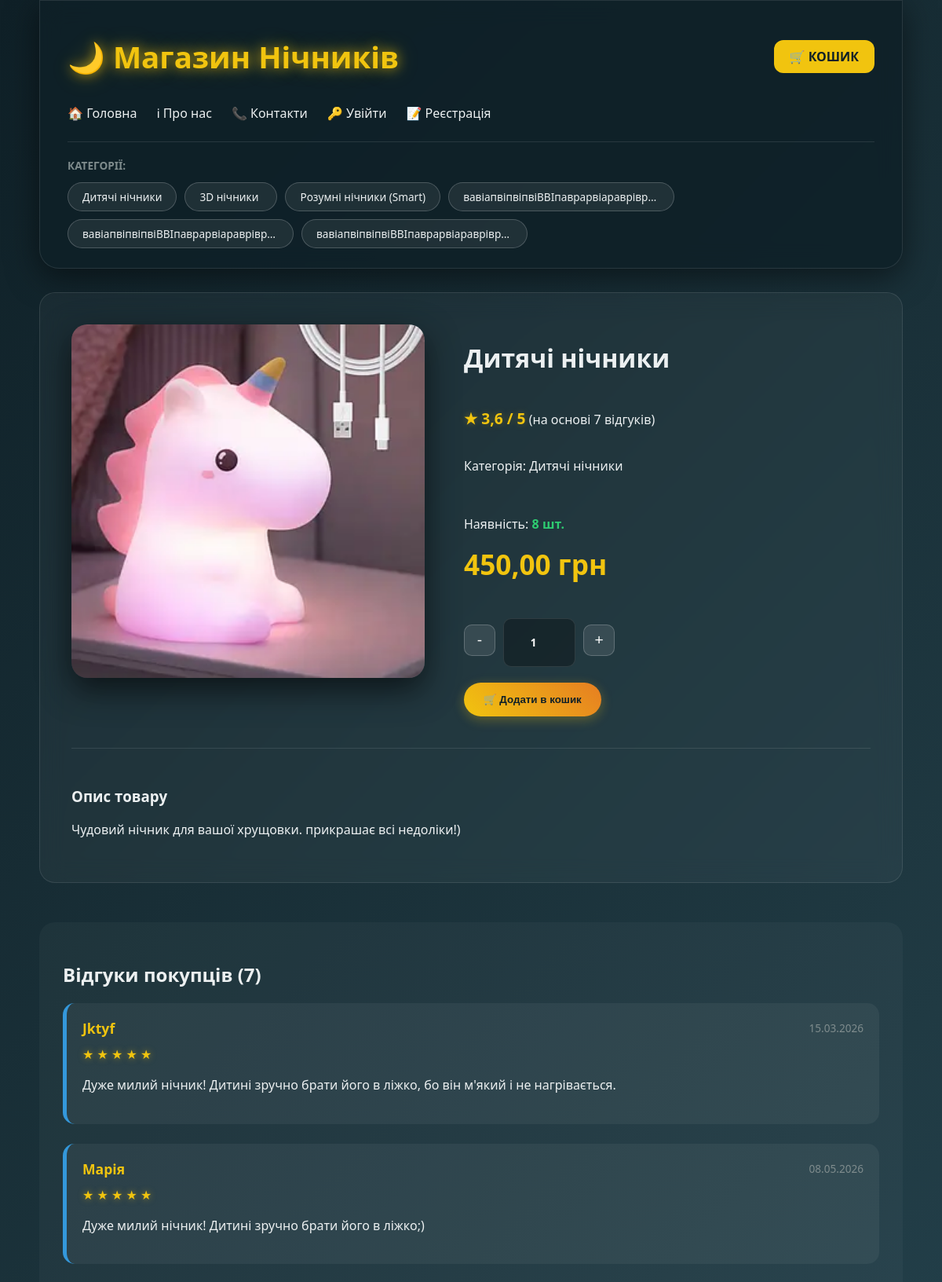
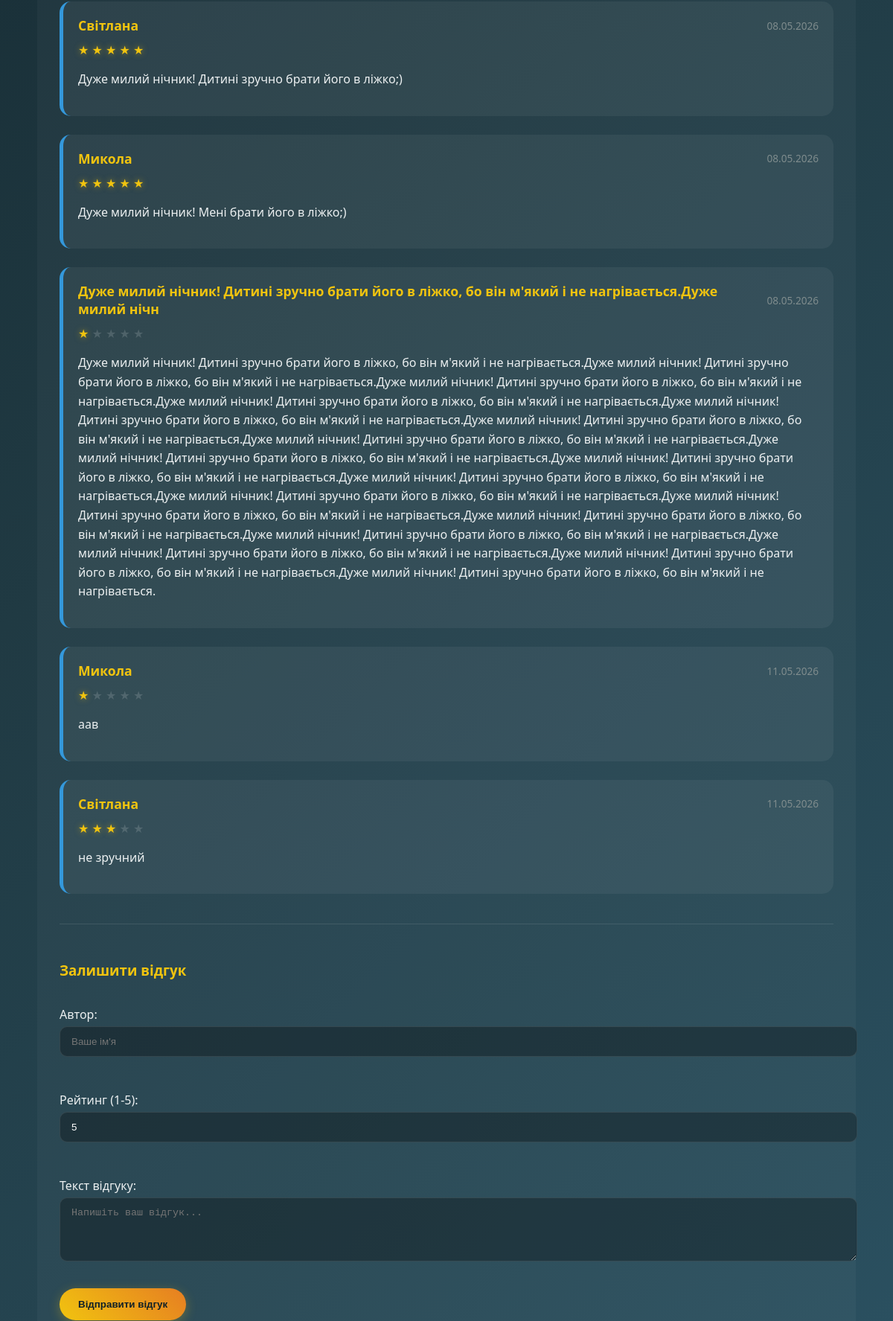
/product/1/ (upper part), run on the app's committed database (2 pictures, top to bottom).
### mainapp/models.py (models this page shows, shortened)
class Category(models.Model):
    name = models.CharField(max_length=100, verbose_name="Назва категорії")
    created_at = models.DateTimeField(auto_now_add=True, verbose_name="Створено о")
    updated_at = models.DateTimeField(auto_now=True, verbose_name="Оновлено о")
    class Meta:
        verbose_name = "Категорія"
        verbose_name_plural = "Категорії"

class Product(models.Model):
    name = models.CharField(max_length=200) # Перевір, чи є цей рядок
    category = models.ForeignKey(Category, on_delete=models.CASCADE, related_name='products')
    description = models.TextField()
    price = models.DecimalField(max_digits=10, decimal_places=2)
    image = models.ImageField(upload_to='products/', blank=True, null=True)
    stock = models.PositiveIntegerField(default=10) # Те, що ми додавали
    created_at = models.DateTimeField(auto_now_add=True) # Перевір наявність
    updated_at = models.DateTimeField(auto_now=True)   # Перевір наявність
    description = models.TextField(verbose_name="Опис товару", blank=True, null=True)
    image = models.ImageField(upload_to='products/', blank=True, null=True, verbose_name="Фотографія")
    created_at = models.DateTimeField(auto_now_add=True, verbose_name="Створено о")
    updated_at = models.DateTimeField(auto_now=True, verbose_name="Оновлено о")
    class Meta:
        verbose_name = "Товар"
        verbose_name_plural = "Товари"

class Review(models.Model):
    product = models.ForeignKey(Product, on_delete=models.CASCADE, related_name='reviews', verbose_name="Товар")
    author = models.CharField(max_length=100, verbose_name="Автор")
    text = models.TextField(verbose_name="Текст відгуку")
    rating = models.PositiveIntegerField(default=5, verbose_name="Рейтинг (1-5)")
    created_at = models.DateTimeField(auto_now_add=True, verbose_name="Створено о")
    updated_at = models.DateTimeField(auto_now=True, verbose_name="Оновлено о")
    class Meta:
        verbose_name = "Відгук"
        verbose_name_plural = "Відгуки"

### mainapp/views.py (the view)
# urls.py: path('product/<int:product_id>/', views.product_view, name='product'),
def product_view(request, product_id):
    categories = Category.objects.all()
    product = get_object_or_404(Product, id=product_id)
    avg_rating = product.reviews.aggregate(Avg('rating'))['rating__avg']
    avg_rating = round(avg_rating, 1) if avg_rating else 0
    if request.method == 'POST':
        form = ReviewForm(request.POST)
        if form.is_valid():
            new_review = form.save(commit=False)
            new_review.product = product
            new_review.author = request.user.username if request.user.is_authenticated else form.cleaned_data.get(
                'author', 'Анонім')
            new_review.save()
            return redirect(request.path)
    else:
        form = ReviewForm()
    return render(request, 'product.html',
                  {'title': product.name, 'categories': categories, 'product': product, 'is_product': True,
                   'avg_rating': avg_rating, 'form': form})

### mainapp/forms.py
class ReviewForm(forms.ModelForm):
    class Meta:
        model = Review
        fields = ['author', 'rating', 'text']
        widgets = {
            'author': forms.TextInput(attrs={'class': 'form-control', 'placeholder': "Ваше ім'я"}),
            'rating': forms.NumberInput(attrs={'class': 'form-control', 'min': 1, 'max': 5, 'value': 5}),
            'text': forms.Textarea(attrs={'class': 'form-control', 'rows': 4, 'placeholder': 'Напишіть ваш відгук...'}),
        }

### mainapp/context_processors.py (called while the page is built)
def cart_total(request):
    total_quantity = 0
    if request.session.session_key:
        order = Order.objects.filter(session_key=request.session.session_key, is_completed=False).first()
        if order:
            total_quantity = sum(item.quantity for item in order.items.all())
    return {'cart_total_quantity': total_quantity}

def categories_processor(request):
    return {'categories': Category.objects.all()}

### templates/product.html (shortened to what this page needs)
{% extends 'base.html' %}
{% block content %}
<div class="product-detail-card">
    <div class="product-top-row">
        <div class="product-detail-image">
            {% if product.image %}
                <img src="{{ product.image.url }}" alt="{{ product.name }}">
            {% else %}
                <div class="no-image-placeholder">Немає фото</div>
            {% endif %}
        </div>
        <div class="product-detail-info">
            <h1 class="detail-title">{{ product.name }}</h1>
            <div class="rating-summary">
                <span class="star-rating">★ {{ avg_rating|default:"0" }} / 5</span>
                <span class="reviews-count">(на основі {{ product.reviews.count }} відгуків)</span>
            </div>
            <p class="detail-category">Категорія: <span>{{ product.category.name }}</span></p>
            <div style="margin-bottom: 20px;">
                <p class="stock-info">
                    Наявність:
                    <strong style="color: {% if product.stock > 0 %}#2ecc71{% else %}#e74c3c{% endif %};">
                        {% if product.stock > 0 %}{{ product.stock }} шт.{% else %}Немає в наявності{% endif %}
                    </strong>
                </p>
                <div class="detail-price-box">
                    <span class="price-value">{{ product.price }} грн</span>
                </div>
            </div>
            {% if product.stock > 0 %}
            <form action="{% url 'add_to_cart' product.id %}" method="POST" class="add-to-cart-form">
                <div class="quantity-selector" style="display: flex; align-items: center; gap: 10px; margin-bottom: 20px;">
                    <button type="button" onclick="changeQty(-1)" style="width: 40px; height: 40px; border-radius: 10px; background: rgba(255,255,255,0.1); color: white; border: 1px solid rgba(255,255,255,0.2); cursor: pointer;">-</button>
                    <input type="number" name="quantity" id="product-qty" value="1" min="1" max="{{ product.stock }}" readonly
                           style="width: 60px; height: 40px; text-align: center; background: rgba(0,0,0,0.3); color: white; border: 1px solid rgba(255,255,255,0.1); border-radius: 10px; font-weight: bold;">
                    <button type="button" onclick="changeQty(1)" style="width: 40px; height: 40px; border-radius: 10px; background: rgba(255,255,255,0.1); color: white; border: 1px solid rgba(255,255,255,0.2); cursor: pointer;">+</button>
                </div>
                <button type="submit" class="cart-btn">🛒 Додати в кошик</button>
            </form>
            {% endif %}
        </div>
    </div>
    <div class="detail-description">
        <h3>Опис товару</h3>
        <p>{{ product.description }}</p>
    </div>
</div>
<div class="reviews-section">
    <h2>Відгуки покупців ({{ product.reviews.count }})</h2>
    {% for review in product.reviews.all %}
        <div class="review-item">
            <div class="review-header">
                <strong>{{ review.author }}</strong>
                <span class="review-date">{{ review.created_at|date:"d.m.Y" }}</span>
            </div>
            <div class="review-rating">
                {% for i in "12345" %}
                    <span class="star {% if i|add:0 <= review.rating %}filled{% endif %}">★</span>
                {% endfor %}
            </div>
            <p class="review-text">{{ review.text }}</p>
        </div>
    {% empty %}
        <p class="no-reviews">Будьте першим, хто залишить відгук! 🌙</p>
    {% endfor %}
    <div class="add-review-form" style="margin-top: 40px; padding-top: 30px; border-top: 1px solid rgba(255,255,255,0.1);">
        <h3 style="color: #f1c40f; margin-bottom: 20px;">Залишити відгук</h3>
        <form method="POST">
            <div style="display: flex; flex-direction: column; gap: 15px;">
                {{ form.as_p }}
                <button type="submit" class="cart-btn" style="width: fit-content;">Відправити відгук</button>
            </div>
        </form>
    </div>
</div>
{% endblock %}

### templates/base.html (shortened to what this page needs)
{% load static %}
<!DOCTYPE html>
<html lang="uk">
<head>
    <link rel="stylesheet" href="{% static 'css/style.css' %}">
</head>
<body>
    <div class="container">
        <header>
            <div class="header-top">
                <h2><a href="{% url 'home' %}" class="logo-link">🌙 Магазин Нічників</a></h2>
                <div class="header-right">
                  <a href="{% url 'cart' %}" class="cart-link-btn">
    🛒 КОШИК
</a>
                </div>
            </div>
            <nav class="main-nav">
                <a href="{% url 'home' %}">🏠 Головна</a>
                <a href="{% url 'info' %}">ℹ Про нас</a>
                <a href="{% url 'contacts' %}">📞 Контакти</a>
                {% if user.is_authenticated %}
        <a href="{% url 'profile' %}" style="color: #f1c40f;">👤 Кабінет ({{ user.username }})</a>
        <form action="{% url 'logout' %}" method="post" style="display:inline;">
            {% csrf_token %}
            <button type="submit" style="background:none; border:none; color: white; cursor: pointer; font-family: inherit; font-size: 16px;">🚪 Вийти</button>
        </form>
    {% else %}
        <a href="{% url 'login' %}">🔑 Увійти</a>
        <a href="{% url 'register' %}">📝 Реєстрація</a>
    {% endif %}
            </nav>
            <div class="menu-categories">
                <span>Категорії:</span>
                <div class="categories-list">
                    {% for cat in categories %}
                        <a href="{% url 'category' cat.id %}" class="category-pill">{{ cat.name }}</a>
                    {% endfor %}
                </div>
            </div>
        </header>
        <main>
            {% block content %}{% endblock %}
        </main>
    </div>
</body>
</html>

### data on the page
Category: name "Дитячі нічники"
Category: name "3D нічники"
Category: name "Розумні нічники (Smart)"
Category: name "вавіапвіпвіпвіВВІпаврарвіараврівр…"
Category: name "вавіапвіпвіпвіВВІпаврарвіараврівр…"
Category: name "вавіапвіпвіпвіВВІпаврарвіараврівр…"
Product: image (picture), name "Дитячі нічники", reviews.count "7", category.name "Дитячі нічники", stock "8", price "450,00", description "Чудовий нічник для вашої хрущовки. прикрашає всі недоліки!)"
Review: author "Jktyf", created_at "15.03.2026", text "Дуже милий нічник! Дитині зручно брати його в ліжко, бо він м'який і не нагрівається."
Review: author "Марія", created_at "08.05.2026", text "Дуже милий нічник! Дитині зручно брати його в ліжко;)"
Review: author "Світлана", created_at "08.05.2026", text "Дуже милий нічник! Дитині зручно брати його в ліжко;)"
Review: author "Микола", created_at "08.05.2026", text "Дуже милий нічник! Мені брати його в ліжко;)"
Review: author "Дуже милий нічник! Дитині зручно брати його в ліжко, бо він м'який і не нагрівається.Дуже милий нічн", created_at "08.05.2026", text "Дуже милий нічник! Дитині зручно брати його в ліжко, бо він м'який і не нагрівається.Дуже милий нічник! Дитині зручно брати його в ліжко, бо він м'який і не нагрівається.Дуже милий нічник! Дитині зручно брати його в ліжко, бо він м'який і не нагрівається.Дуже милий нічник! Дитині зручно брати його в ліжко, бо він м'який і не нагрівається.Дуже милий нічник! Дитині зручно брати його в ліжко, бо він м'який і не нагрівається.Дуже милий нічник! Дитині зручно брати його в ліжко, бо він м'який і не нагрівається.Дуже милий нічник! Дитині зручно брати його в ліжко, бо він м'який і не нагрівається.Дуже милий нічник! Дитині зручно брати його в ліжко, бо він м'який і не нагрівається.Дуже милий нічник!…"
Review: author "Микола", created_at "11.05.2026", text "аав"
Review: author "Світлана", created_at "11.05.2026", text "не зручний"

### other printed values
{{ avg_rating|default:"0" }} "3,6"
